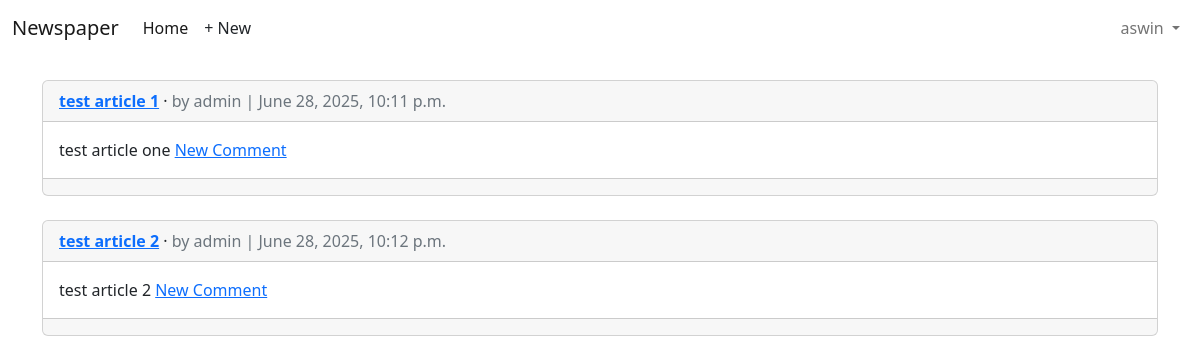
/articles/ (signed in), run on an earlier commit of the app's database.
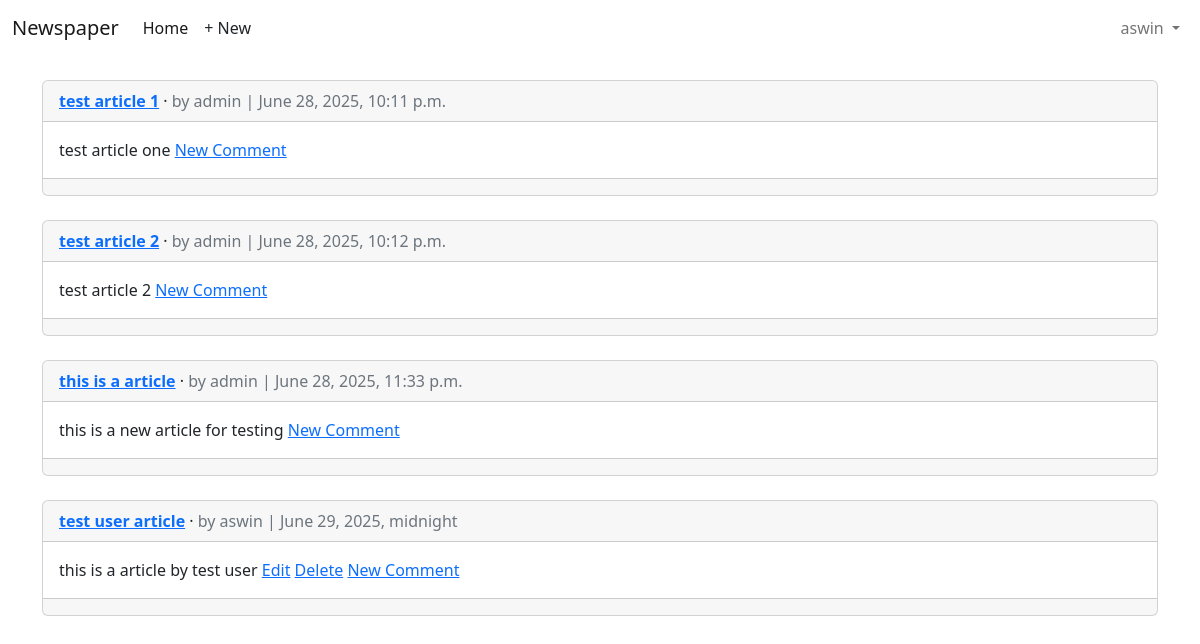
And on a later commit of the database.
### accounts/models.py (models this page shows)
class CustomUser(AbstractUser):
    age = models.PositiveIntegerField(null=True, blank=True)

### articles/models.py (models this page shows, shortened)
class Article(models.Model):
    title = models.CharField(max_length=255)
    body = models.TextField()
    date = models.DateTimeField(auto_now_add=True)
    author = models.ForeignKey(
        settings.AUTH_USER_MODEL,
        on_delete=models.CASCADE,
    )
    def get_absolute_url(self):
        return reverse("article_detail", kwargs={"pk": self.pk})

### articles/views.py (the view)
# urls.py: path("", ArticleListView.as_view(), name="article_list"),
class ArticleListView(LoginRequiredMixin,ListView):
    model = Article
    template_name = "article_list.html"

### templates/article_list.html (shortened to what this page needs)
{% extends "base.html" %}
{% block content %}
{% for article in article_list %}
<div class="card">
<div class="card-header">
<span class="fw-bold">
<a href="{{ article.get_absolute_url }}">{{ article.title }}</a>
</span> &middot;
<span class="text-muted">by {{ article.author }} |
      {{ article.date }}</span>
</div>
<div class="card-body">
    {{ article.body }}
    {% if article.author.pk == request.user.pk %}
<a href="{% url 'article_edit' article.pk %}">Edit</a>
<a href="{% url 'article_delete' article.pk %}">Delete</a>
    {% endif %}
    <a href="{{ article.get_absolute_url }}">New Comment</a>
</div>
<div class="card-footer">
</div>
</div>
<br />
{% endfor %}
{% endblock content %}

### templates/base.html (shortened to what this page needs)
<!DOCTYPE html>
<html>
<head>
  <link href="https://cdn.jsdelivr.net/npm/bootstrap@5.2.3/dist/css/bootstrap.min.css" rel="stylesheet">
  </head>
</head>
<body>
  <nav class="navbar navbar-expand-lg bg-body-tertiary">
    <div class="container-fluid">
      <a class="navbar-brand" href="{% url 'home' %}">Newspaper</a>
      <div class="collapse navbar-collapse" id="navbarSupportedContent">
        <ul class="navbar-nav me-auto mb-2 mb-lg-0">
          <li class="nav-item">
            <a class="nav-link active" aria-current="page" href="#">Home</a>
          </li>
          {% if user.is_authenticated %}
          <li><a href="{% url 'article_new' %}" class="nav-link px-2 link-dark">+ New</a></li>
        </ul>
        <div class="mr-auto">
          <ul class="navbar-nav">
            <li class="nav-item dropdown">
              <a class="nav-link dropdown-toggle" href="#" role="button" data-bs-toggle="dropdown"
                aria-expanded="false">
                {{ user.username }}
              </a>
            </li>
        {% endif %}
      </div>
    </div>
  </nav>
  <main>
    <div class="container mt-4">
      {% block content %}
      {% endblock content %}
    </div>
  </main>
</body>
</html>

What changed in the data, as far as the page shows it:
added Article: title "this is a article", author "admin", date "June 28, 2025, 11:33 p.m.", body "this is a new article for testing"
added Article: title "test user article", author "aswin", date "June 29, 2025, midnight", body "this is a article by test user", shows "Edit"
